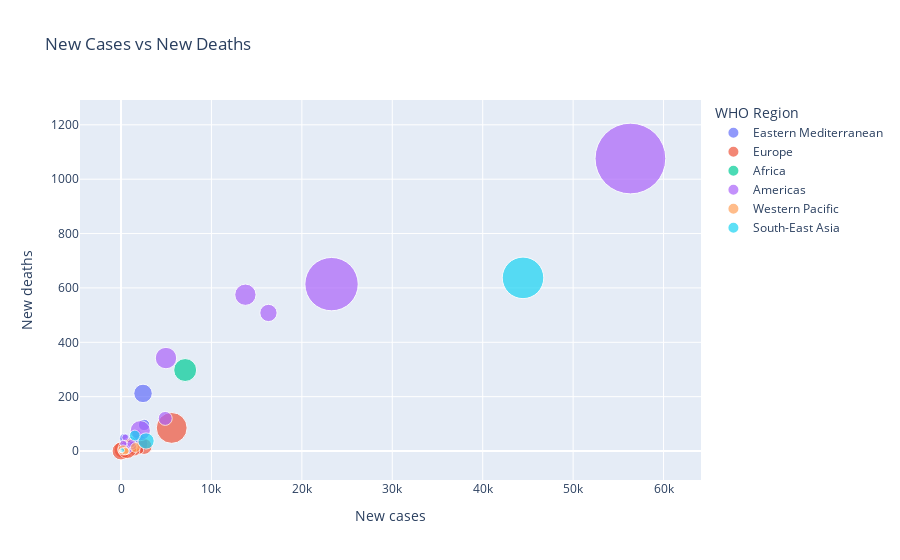

The notebook cell saved with this chart:
### Code cell
# Scatter تفاعلي بين الحالات الجديدة والوفيات الجديدة
fig = px.scatter(data, x='New cases', y='New deaths', size='Confirmed', color='WHO Region',
                 hover_name='Country/Region', size_max=50,
                 title='New Cases vs New Deaths')
fig.show()

### Figure 1 — Plotly figure (JSON) as saved in the notebook; plotly's stock layout.template omitted (floating-point values rounded to 4 significant figures)
{"data": [{"hovertemplate": "<b>%{hovertext}</b><br><br>WHO Region=Eastern Mediterranean<br>New cases=%{x}<br>New deaths=%{y}<br>Confirmed=%{marker.size}<extra></extra>", "hovertext": ["Afghanistan", "Bahrain", "Djibouti", "Egypt", "Iran", "Iraq", "Jordan", "Kuwait", "Lebanon", "Libya", "Morocco", "Oman", "Pakistan", "Qatar", "Saudi Arabia", "Somalia", "Sudan", "Syria", "Tunisia", "United Arab Emirates", "West Bank and Gaza", "Yemen"], "legendgroup": "Eastern Mediterranean", "marker": {"color": "#636efa", "size": [36263, 39482, 5059, 92482, 293606, 112585, 1176, 64379, 3882, 2827, 20887, 77058, 274289, 109597, 268934, 3196, 11424, 674, 1455, 59177, 10621, 1691], "sizemode": "area", "sizeref": 1716.0, "symbol": "circle"}, "mode": "markers", "name": "Eastern Mediterranean", "orientation": "v", "showlegend": true, "type": "scatter", "x": [106, 351, 9, 420, 2434, 2553, 8, 606, 132, 158, 609, 1053, 1176, 292, 1993, 18, 39, 24, 3, 264, 152, 10], "xaxis": "x", "y": [10, 1, 0, 46, 212, 96, 0, 5, 0, 4, 3, 9, 20, 0, 27, 0, 3, 2, 0, 1, 2, 4], "yaxis": "y"}, {"hovertemplate": "<b>%{hovertext}</b><br><br>WHO Region=Europe<br>New cases=%{x}<br>New deaths=%{y}<br>Confirmed=%{marker.size}<extra></extra>", "hovertext": ["Albania", "Andorra", "Armenia", "Austria", "Azerbaijan", "Belarus", "Belgium", "Bosnia and Herzegovina", "Bulgaria", "Croatia", "Cyprus", "Czechia", "Denmark", "Estonia", "Finland", "France", "Georgia", "Germany", "Greece", "Greenland", "Holy See", "Hungary", "Iceland", "Ireland", "Israel", "Italy", "Kazakhstan", "Kosovo", "Kyrgyzstan", "Latvia", "Liechtenstein", "Lithuania", "Luxembourg", "Malta", "Moldova", "Monaco", "Montenegro", "Netherlands", "North Macedonia", "Norway", "Poland", "Portugal", "Romania", "Russia", "San Marino", "Serbia", "Slovakia", "Slovenia", "Spain", "Sweden", "Switzerland", "Tajikistan", "Turkey", "Ukraine", "United Kingdom", "Uzbekistan"], "legendgroup": "Europe", "marker": {"color": "#EF553B", "size": [4880, 907, 37390, 20558, 30446, 67251, 66428, 10498, 10621, 4881, 1060, 15516, 13761, 2034, 7398, 220352, 1137, 207112, 4227, 14, 12, 4448, 1854, 25892, 63985, 246286, 84648, 7413, 33296, 1219, 86, 2019, 6321, 701, 23154, 116, 2893, 53413, 10213, 9132, 43402, 50299, 45902, 816680, 699, 24141, 2181, 2087, 272421, 79395, 34477, 7235, 227019, 67096, 301708, 21209], "sizemode": "area", "sizeref": 1716.0, "symbol": "circle"}, "mode": "markers", "name": "Europe", "orientation": "v", "showlegend": true, "type": "scatter", "x": [117, 10, 73, 86, 396, 119, 402, 731, 194, 24, 3, 192, 109, 0, 5, 2551, 6, 445, 34, 1, 0, 13, 7, 11, 2029, 168, 1526, 496, 483, 0, 0, 11, 49, 1, 120, 0, 94, 419, 127, 15, 337, 135, 1104, 5607, 0, 411, 2, 5, 0, 398, 65, 43, 919, 835, 688, 678], "xaxis": "x", "y": [6, 0, 6, 1, 6, 4, 1, 14, 7, 3, 0, 2, 0, 0, 0, 17, 0, 1, 0, 0, 0, 0, 0, 0, 4, 5, 0, 16, 24, 0, 0, 0, 0, 0, 13, 0, 2, 1, 6, 0, 5, 2, 19, 85, 0, 9, 0, 0, 0, 3, 1, 1, 17, 11, 7, 5], "yaxis": "y"}, {"hovertemplate": "<b>%{hovertext}</b><br><br>WHO Region=Africa<br>New cases=%{x}<br>New deaths=%{y}<br>Confirmed=%{marker.size}<extra></extra>", "hovertext": ["Algeria", "Angola", "Benin", "Botswana", "Burkina Faso", "Burundi", "Cabo Verde", "Cameroon", "Central African Republic", "Chad", "Comoros", "Congo (Brazzaville)", "Congo (Kinshasa)", "Cote d'Ivoire", "Equatorial Guinea", "Eritrea", "Eswatini", "Ethiopia", "Gabon", "Gambia", "Ghana", "Guinea", "Guinea-Bissau", "Kenya", "Lesotho", "Liberia", "Madagascar", "Malawi", "Mali", "Mauritania", "Mauritius", "Mozambique", "Namibia", "Niger", "Nigeria", "Rwanda", "Sao Tome and Principe", "Senegal", "Seychelles", "Sierra Leone", "South Africa", "South Sudan", "Tanzania", "Togo", "Uganda", "Western Sahara", "Zambia", "Zimbabwe"], "legendgroup": "Africa", "marker": {"color": "#00cc96", "size": [27973, 950, 1770, 739, 1100, 378, 2328, 17110, 4599, 922, 354, 3200, 8844, 15655, 3071, 265, 2316, 14547, 7189, 326, 33624, 7055, 1954, 17975, 505, 1167, 9690, 3664, 2513, 6208, 344, 1701, 1843, 1132, 41180, 1879, 865, 9764, 114, 1783, 452529, 2305, 509, 874, 1128, 10, 4552, 2704], "sizemode": "area", "sizeref": 1716.0, "symbol": "circle"}, "mode": "markers", "name": "Africa", "orientation": "v", "showlegend": true, "type": "scatter", "x": [616, 18, 0, 53, 14, 17, 21, 402, 0, 7, 0, 162, 13, 59, 0, 2, 109, 579, 205, 49, 655, 47, 0, 372, 0, 5, 395, 24, 3, 37, 0, 32, 68, 0, 648, 58, 2, 83, 0, 0, 7096, 43, 0, 6, 13, 0, 71, 192], "xaxis": "x", "y": [8, 1, 0, 1, 0, 0, 0, 6, 0, 0, 0, 3, 4, 0, 0, 0, 2, 5, 0, 2, 0, 2, 0, 5, 0, 0, 6, 0, 1, 0, 0, 0, 0, 0, 2, 0, 0, 3, 0, 0, 298, 1, 0, 0, 0, 0, 1, 2], "yaxis": "y"}, {"hovertemplate": "<b>%{hovertext}</b><br><br>WHO Region=Americas<br>New cases=%{x}<br>New deaths=%{y}<br>Confirmed=%{marker.size}<extra></extra>", "hovertext": ["Antigua and Barbuda", "Argentina", "Bahamas", "Barbados", "Belize", "Bolivia", "Brazil", "Canada", "Chile", "Colombia", "Costa Rica", "Cuba", "Dominica", "Dominican Republic", "Ecuador", "El Salvador", "Grenada", "Guatemala", "Guyana", "Haiti", "Honduras", "Jamaica", "Mexico", "Nicaragua", "Panama", "Paraguay", "Peru", "Saint Kitts and Nevis", "Saint Lucia", "Saint Vincent and the Grenadines", "Suriname", "Trinidad and Tobago", "US", "Uruguay", "Venezuela"], "legendgroup": "Americas", "marker": {"color": "#ab63fa", "size": [86, 167416, 382, 110, 48, 71181, 2442375, 116458, 347923, 257101, 15841, 2532, 18, 64156, 81161, 15035, 23, 45309, 389, 7340, 39741, 853, 395489, 3439, 61442, 4548, 389717, 17, 24, 52, 1483, 148, 4290259, 1202, 15988], "sizemode": "area", "sizeref": 1716.0, "symbol": "circle"}, "mode": "markers", "name": "Americas", "orientation": "v", "showlegend": true, "type": "scatter", "x": [4, 4890, 40, 0, 0, 1752, 23284, 682, 2133, 16306, 612, 37, 0, 1248, 467, 405, 0, 256, 19, 25, 465, 11, 4973, 0, 1146, 104, 13756, 0, 0, 0, 44, 1, 56336, 10, 525], "xaxis": "x", "y": [0, 120, 0, 0, 0, 64, 614, 11, 75, 508, 11, 0, 0, 20, 17, 8, 0, 27, 0, 1, 50, 0, 342, 0, 28, 2, 575, 0, 0, 0, 1, 0, 1076, 1, 4], "yaxis": "y"}, {"hovertemplate": "<b>%{hovertext}</b><br><br>WHO Region=Western Pacific<br>New cases=%{x}<br>New deaths=%{y}<br>Confirmed=%{marker.size}<extra></extra>", "hovertext": ["Australia", "Brunei", "Cambodia", "China", "Fiji", "Japan", "Laos", "Malaysia", "Mongolia", "New Zealand", "Papua New Guinea", "Philippines", "Singapore", "South Korea", "Taiwan*", "Vietnam"], "legendgroup": "Western Pacific", "marker": {"color": "#FFA15A", "size": [15303, 141, 226, 86783, 27, 31142, 20, 8904, 289, 1557, 62, 82040, 50838, 14203, 462, 431], "sizemode": "area", "sizeref": 1716.0, "symbol": "circle"}, "mode": "markers", "name": "Western Pacific", "orientation": "v", "showlegend": true, "type": "scatter", "x": [368, 0, 1, 213, 0, 594, 0, 7, 1, 1, 0, 1592, 469, 28, 4, 11], "xaxis": "x", "y": [6, 0, 0, 4, 0, 0, 0, 0, 0, 0, 0, 13, 0, 1, 0, 0], "yaxis": "y"}, {"hovertemplate": "<b>%{hovertext}</b><br><br>WHO Region=South-East Asia<br>New cases=%{x}<br>New deaths=%{y}<br>Confirmed=%{marker.size}<extra></extra>", "hovertext": ["Bangladesh", "Bhutan", "Burma", "India", "Indonesia", "Maldives", "Nepal", "Sri Lanka", "Thailand", "Timor-Leste"], "legendgroup": "South-East Asia", "marker": {"color": "#19d3f3", "size": [226225, 99, 350, 1480073, 100303, 3369, 18752, 2805, 3297, 24], "sizemode": "area", "sizeref": 1716.0, "symbol": "circle"}, "mode": "markers", "name": "South-East Asia", "orientation": "v", "showlegend": true, "type": "scatter", "x": [2772, 4, 0, 44457, 1525, 67, 139, 23, 6, 0], "xaxis": "x", "y": [37, 0, 0, 637, 57, 0, 3, 0, 0, 0], "yaxis": "y"}], "layout": {"autosize": true, "legend": {"itemsizing": "constant", "title": {"text": "WHO Region"}, "tracegroupgap": 0}, "title": {"text": "New Cases vs New Deaths"}, "xaxis": {"anchor": "y", "autorange": true, "domain": [0, 1], "range": [-5229.0, 66450.0], "showspikes": false, "title": {"text": "New cases"}, "type": "linear"}, "yaxis": {"anchor": "x", "autorange": true, "domain": [0, 1], "range": [-181.3, 1540.0], "showspikes": false, "title": {"text": "New deaths"}, "type": "linear"}}}
